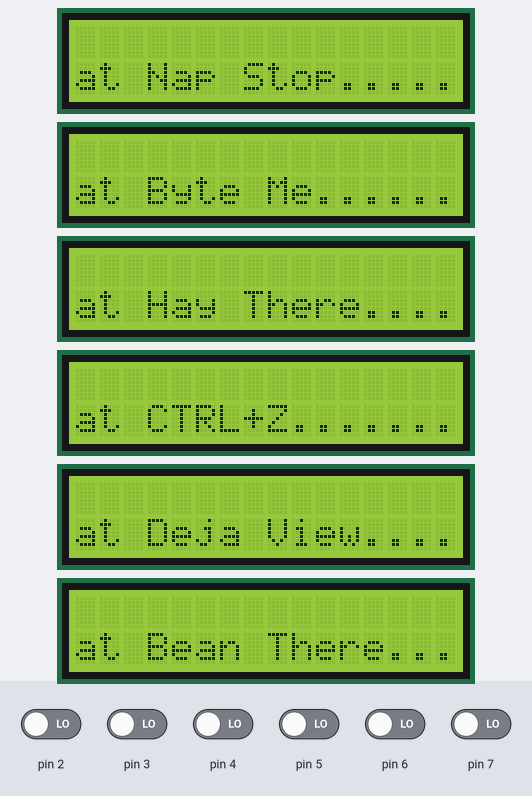
This sketch was run on a simulated Arduino Uno, built with avr-gcc and run on an emulated ATmega328P. Shown: 6 × 16×2 character LCD. The test bench sets the inputs (shaded band); at power-on: pin 2–7 LOW. What the sketch prints to the serial monitor is not drawn.

Above: at 1.5 s.
1.6 s: pin 2 driven HIGH
At 9.3 s:
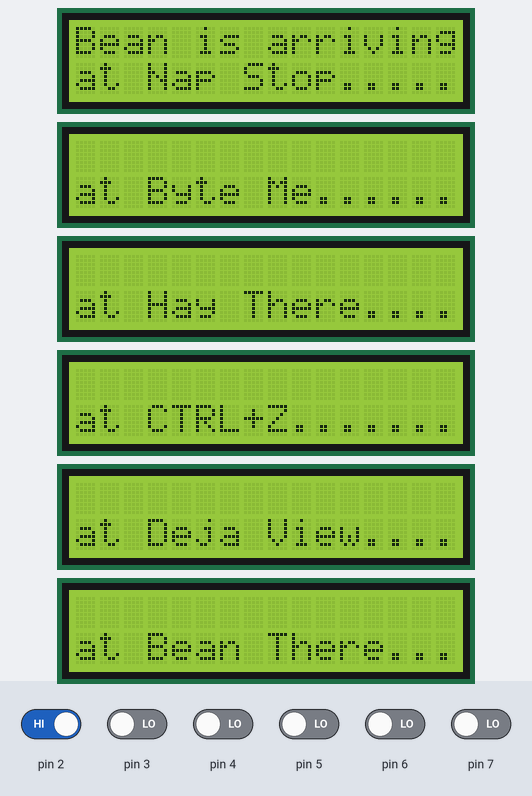
10.3 s: pin 2 driven LOW
18.6 s: pin 3 driven HIGH
At 26.5 s:
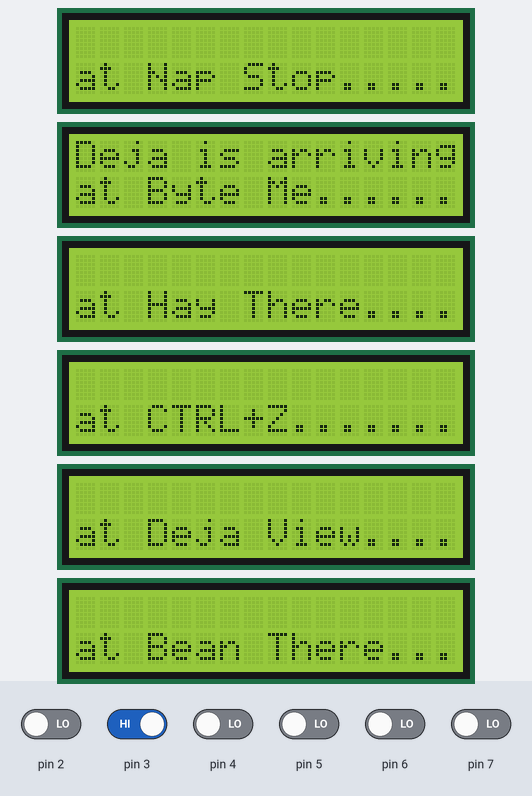
27.0 s: pin 3 driven LOW
35.3 s: pin 4 driven HIGH
At 43.4 s:
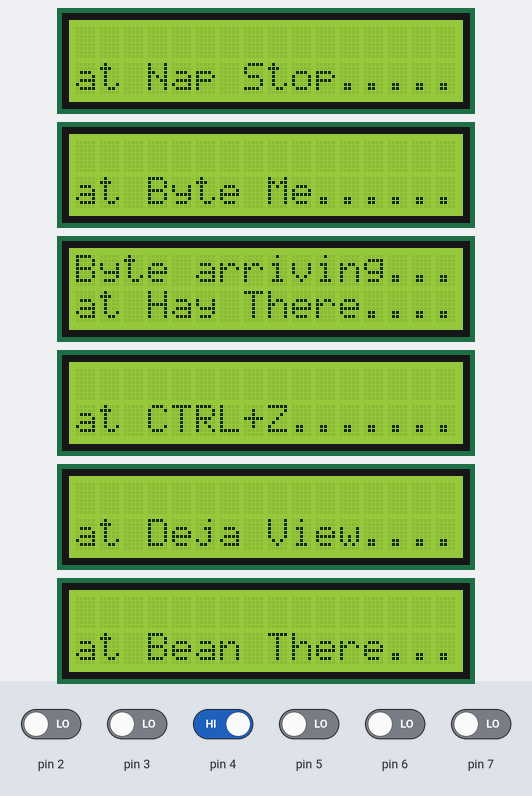
43.7 s: pin 2 driven HIGH
At 51.3 s:
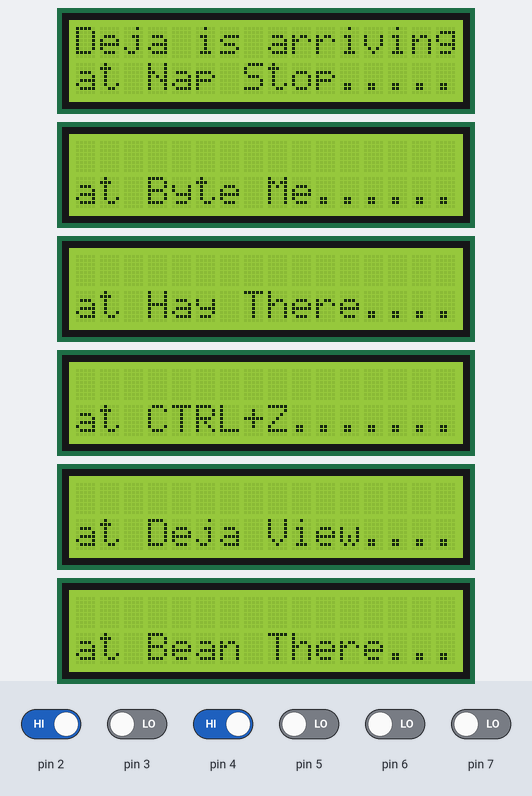
Timing chart, 0 to 52.8 s (numbered marks = the images above; inputs shaded):
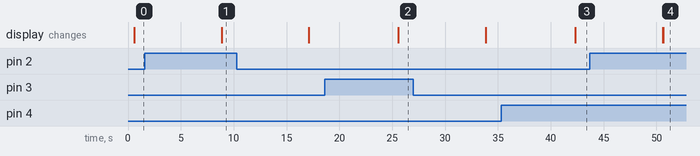

The sketch:

LCD_final.ino
```cpp
#include <Wire.h>
#include <LiquidCrystal_I2C.h>

// Initialize the LCD objects with the addresses found using the scanner
LiquidCrystal_I2C lcd1(0x26, 16, 2); // Adjust the address 0x27
LiquidCrystal_I2C lcd2(0x22, 16, 2); // Adjust the address 0x26
LiquidCrystal_I2C lcd3(0x27, 16, 2); // Adjust the address 0x25
LiquidCrystal_I2C lcd4(0x25, 16, 2); // Adjust the address 0x24
LiquidCrystal_I2C lcd5(0x23, 16, 2); // Adjust the address 0x23
LiquidCrystal_I2C lcd6(0x24, 16, 2); // Adjust the address 0x22

const char message1[] = "at Nap Stop.........";
const char message2[] = "at Byte Me..........";
const char message3[] = "at Hay There........";
const char message4[] = "at CTRL+Z...........";
const char message5[] = "at Deja View........";
const char message6[] = "at Bean There.......";

const char mesg1[] = "Deja is arriving.....";
const char mesg2[] = "Bean is arriving.....";
const char mesg3[] = "Byte arriving........";

bool First = true;
bool Second = false;
bool Third = false;

void rotateBooleans3() {
  if (First) {
    First = false;
    Second = true;
  } else if (Second) {
    Second = false;
    Third = true;
  } else if (Third) {
    Third = false;
    First = true;
  }
}

void setup() {
  Serial.begin(9600);
  lcd1.init();
  lcd2.init();
  lcd3.init();
  lcd4.init();
  lcd5.init();
  lcd6.init();

  lcd1.backlight();
  lcd2.backlight();
  lcd3.backlight();
  lcd4.backlight();
  lcd5.backlight();
  lcd6.backlight();

  // Define pins for digital input from another Arduino

}

void printMessages(LiquidCrystal_I2C &lcd1, LiquidCrystal_I2C &lcd2, LiquidCrystal_I2C &lcd3,
                   LiquidCrystal_I2C &lcd4, LiquidCrystal_I2C &lcd5, LiquidCrystal_I2C &lcd6,
                   const char *msg1, const char *msg2, const char *msg3,
                   const char *msg4, const char *msg5, const char *msg6,
                   const char *mesg1, const char *mesg2, const char *mesg3,
                   bool First, bool Second, bool Third) {

  // Set cursor positions on the first row and clear the previous message
  lcd1.setCursor(0, 0);
  lcd1.print("                ");
  lcd2.setCursor(0, 0);
  lcd2.print("                ");
  lcd3.setCursor(0, 0);
  lcd3.print("                ");
  lcd4.setCursor(0, 0);
  lcd4.print("                ");
  lcd5.setCursor(0, 0);
  lcd5.print("                ");
  lcd6.setCursor(0, 0);
  lcd6.print("                ");

  // Determine which message to print
  const char *currentMesg = "";
  if (First) {
    currentMesg = mesg1;
  } else if (Second) {
    currentMesg = mesg2;
  } else if (Third) {
    currentMesg = mesg3;
  }

  // Read digital inputs from another Arduino
  bool lcd1State = digitalRead(2);
  bool lcd2State = digitalRead(3);
  bool lcd3State = digitalRead(4);
  bool lcd4State = digitalRead(5);
  bool lcd5State = digitalRead(6);
  bool lcd6State = digitalRead(7);

  // Print arriving messages on the first row of the selected LCD
  if (lcd1State) {
    lcd1.setCursor(0, 0);
    lcd1.print(currentMesg);
    Serial.print("LCD1 Row 0: ");
    Serial.println(currentMesg);
  } else if (lcd2State) {
    lcd2.setCursor(0, 0);
    lcd2.print(currentMesg);
    Serial.print("LCD2 Row 0: ");
    Serial.println(currentMesg);
  } else if (lcd3State) {
    lcd3.setCursor(0, 0);
    lcd3.print(currentMesg);
    Serial.print("LCD3 Row 0: ");
    Serial.println(currentMesg);
  } else if (lcd4State) {
    lcd4.setCursor(0, 0);
    lcd4.print(currentMesg);
    Serial.print("LCD4 Row 0: ");
    Serial.println(currentMesg);
  } else if (lcd5State) {
    lcd5.setCursor(0, 0);
    lcd5.print(currentMesg);
    Serial.print("LCD5 Row 0: ");
    Serial.println(currentMesg);
  } else if (lcd6State) {
    lcd6.setCursor(0, 0);
    lcd6.print(currentMesg);
    Serial.print("LCD6 Row 0: ");
    Serial.println(currentMesg);
  }

  // Set cursor positions on the second row
  lcd1.setCursor(0, 1);
  lcd2.setCursor(0, 1);
  lcd3.setCursor(0, 1);
  lcd4.setCursor(0, 1);
  lcd5.setCursor(0, 1);
  lcd6.setCursor(0, 1);

  // Print messages on LCDs
  lcd1.print(msg1);
  lcd2.print(msg2);
  lcd3.print(msg3);
  lcd4.print(msg4);
  lcd5.print(msg5);
  lcd6.print(msg6);

  // Serial print for debugging
  Serial.print("LCD1 Row 1: ");
  Serial.println(msg1);
  Serial.print("LCD2 Row 1: ");
  Serial.println(msg2);
  Serial.print("LCD3 Row 1: ");
  Serial.println(msg3);
  Serial.print("LCD4 Row 1: ");
  Serial.println(msg4);
  Serial.print("LCD5 Row 1: ");
  Serial.println(msg5);
  Serial.print("LCD6 Row 1: ");
  Serial.println(msg6);
  delay(3000);
}

void loop() {
  printMessages(lcd1, lcd2, lcd3, lcd4, lcd5, lcd6, message1, message2, message3, message4, message5, message6, mesg1, mesg2, mesg3, First, Second, Third);
  rotateBooleans3();
  delay(5000); // Delay before restarting the animation
}
```

Measured:
- after the input at 1.6 s, the display: changes after 7.2 s (image 1)
- after the input at 18.6 s, the display: changes after 7.0 s (image 2)
- after the input at 35.3 s, the display: changes after 7.0 s (image 3)
- after the input at 43.7 s, the display: first differs from a run without the input after 7.0 s (image 4)
